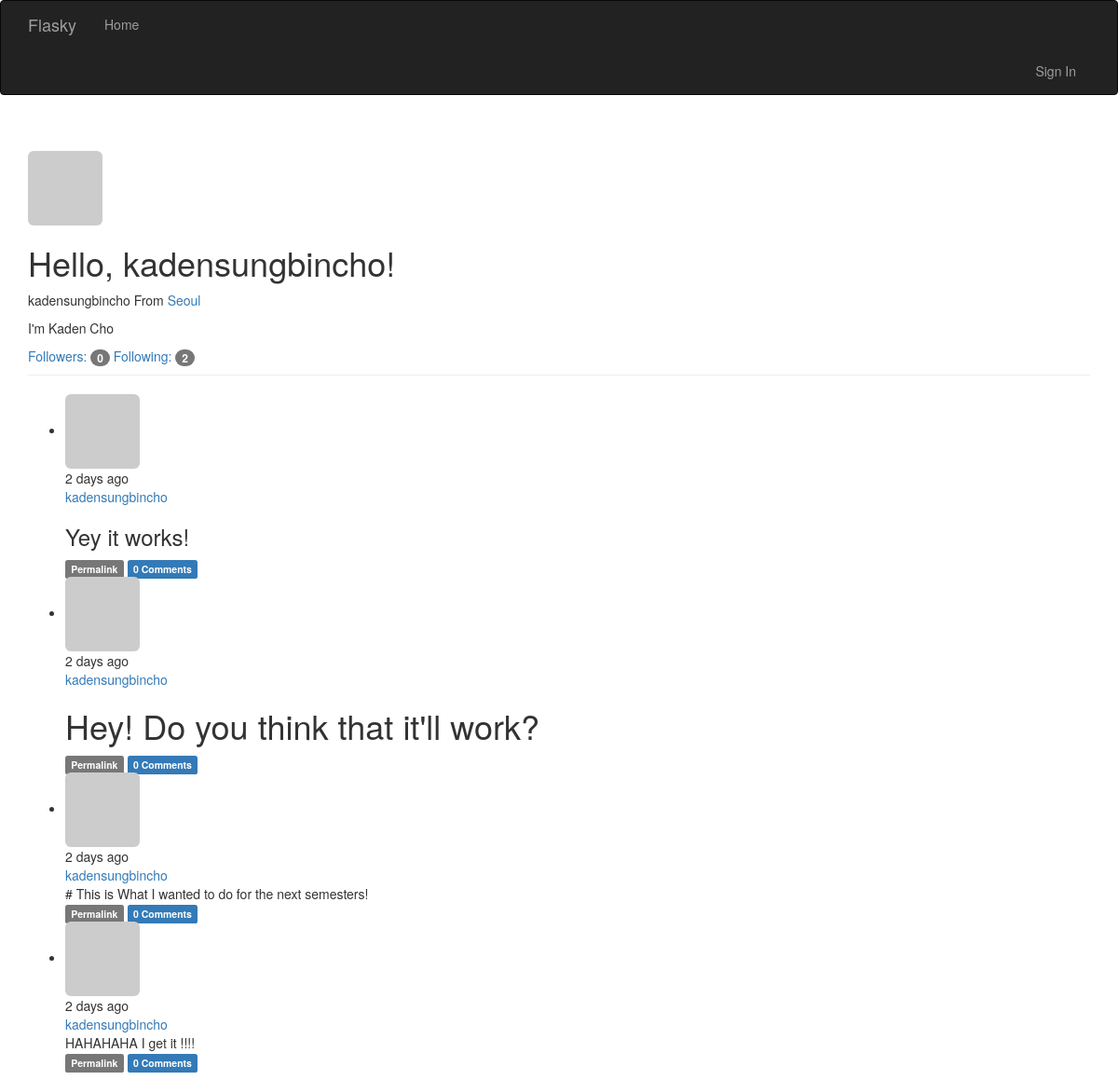
The app's page /user/kadensungbincho, older data.
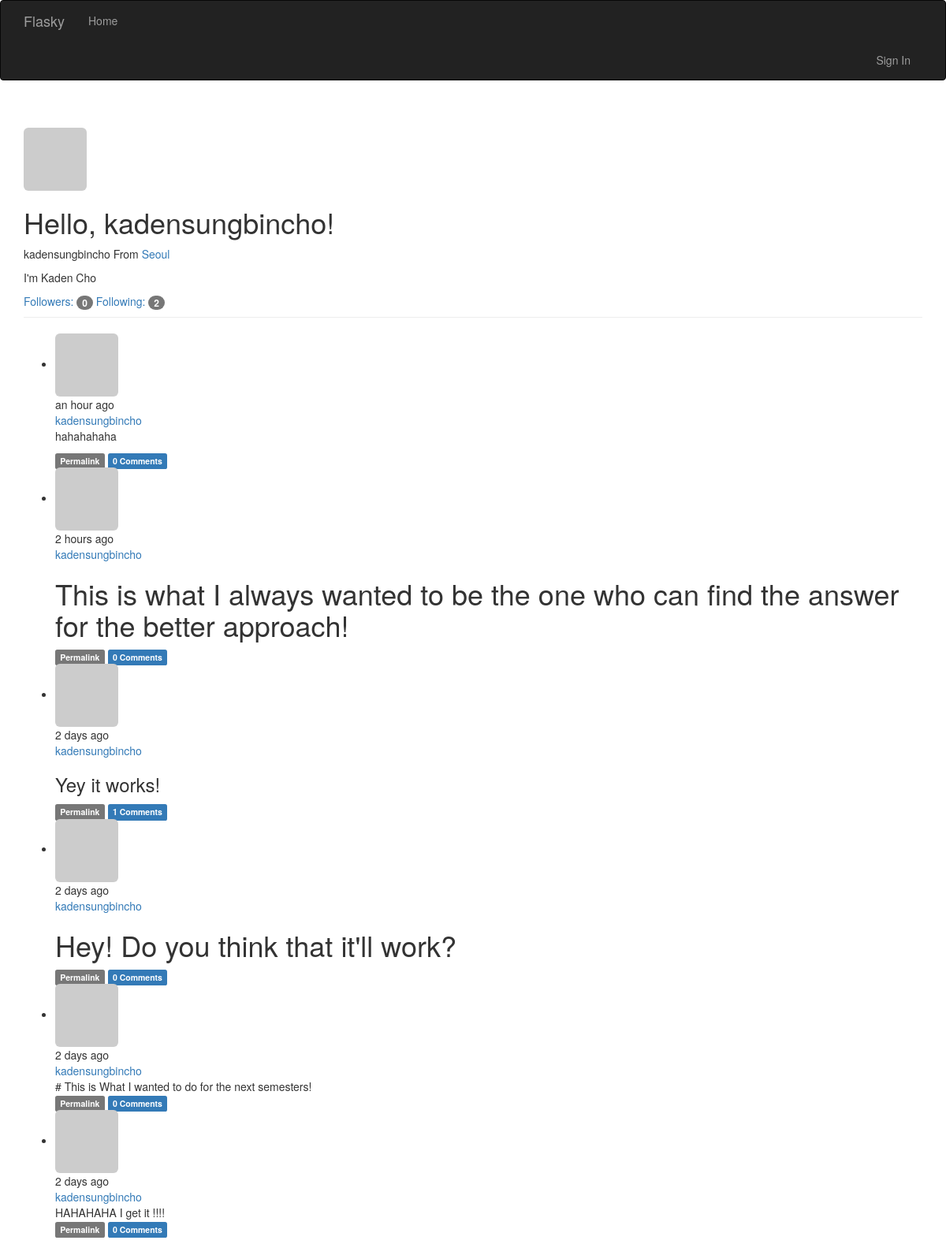
The same page, newer data.
### vflask/restart/app/models.py (models this page shows, shortened)
class Post(db.Model):
    __tablename__ = 'posts'
    id = db.Column(db.Integer, primary_key=True)
    body = db.Column(db.Text)
    timestamp = db.Column(db.DateTime, index=True, default=datetime.utcnow)
    author_id = db.Column(db.Integer, db.ForeignKey('users.id'))
    body_html = db.Column(db.Text)
    comments = db.relationship('Comment', backref='post', lazy='dynamic')

class User(UserMixin, db.Model):
    __tablename__ = 'users'
    id = db.Column(db.Integer, primary_key=True)
    email = db.Column(db.String(64), unique=True, index=True)
    username = db.Column(db.String(64), unique=True, index=True)
    role_id = db.Column(db.Integer, db.ForeignKey('roles.id'))
    password_hash = db.Column(db.String(128))
    confirmed = db.Column(db.Boolean, default=False)
    name = db.Column(db.String(64))
    location = db.Column(db.String(64))
    about_me = db.Column(db.Text())
    member_since = db.Column(db.DateTime(), default=datetime.utcnow)
    last_seen = db.Column(db.DateTime(), default=datetime.utcnow)
    avatar_hash = db.Column(db.String(32))
    posts = db.relationship('Post', backref='author', lazy='dynamic')
    followed = db.relationship('Follow',
                               foreign_keys=[Follow.follower_id],
                               backref=db.backref('follower', lazy='joined'),
                               lazy='dynamic',
                               cascade='all, delete-orphan')
    followers = db.relationship('Follow',
                                foreign_keys=[Follow.followed_id],
                                backref=db.backref('followed', lazy='joined'),
                                lazy='dynamic',
                                cascade='all, delete-orphan')
    comments = db.relationship('Comment', backref='author', lazy='dynamic')
    @property
    def password(self):
        raise AttributeError('password is not a readable attribute')
    def gravatar(self, size=100, default='identicon', rating='g'):
        if request.is_secure:
            url = 'https://secure.gravatar.com/avatar'
        else:
            url = 'http://www.gravatar.com/avatar'
        hash = self.avatar_hash or hashlib.md5(self.email.encode(
            'utf-8'
        )).hexdigest()
        return '{url}/{hash}?s={size}&d={default}&r={rating}'.format(
            url=url, hash=hash, size=size, default=default, rating=rating)

### vflask/restart/app/main/views.py (the view)
@main.route('/user/<username>')
def user(username):
    user = User.query.filter_by(username=username).first()
    if user is None:
        abort(404)
    posts = user.posts.order_by(Post.timestamp.desc()).all()
    return render_template('user.html', user=user, posts=posts)

### vflask/restart/app/auth/views.py (called while the page is built)
@auth.before_app_request
def before_request():
    if current_user.is_authenticated:
        current_user.ping()
        if not current_user.confirmed and request.endpoint[:5] != 'auth.':
            return redirect(url_for('auth.unconfirmed'))

### vflask/restart/app/main/__init__.py (called while the page is built)
@main.app_context_processor
def inject_perissions():
    return dict(Permission=Permission)

### vflask/restart/app/main/views.py (called while the page is built)
@main.before_app_request
def before_request():
    if current_user.is_authenticated:
        current_user.ping()
        if not current_user.confirmed and request.endpoint[:5] != 'auth.':
            return redirect(url_for('auth.unconfirmed'))

### vflask/restart/app/models.py (called while the page is built)
    def can(self, permissions):
        return False

    def is_administrator(self):
        return False

### vflask/restart/app/templates/user.html (shortened to what this page needs)
{% extends "base.html" %}
{% block content %}
<div class="container">
    <div class="page-header">
        <img class="img-rounded profile-thumbnail" src="{{ user.gravatar(size=256) }}">
        <h1>Hello, {{ user.username }}!</h1>
    {% block page_content %}
        {% if user.name or user.location %}
        <p>
            {% if user.name %}{{ user.name }}{% endif %}
                {% if user.location %}
                    From
                    <a href="http://maps.google.com/?={{ user.location }}">
                        {{ user.location }}
                    </a>
                {% endif %}
            {% endif %}
        </p>
        {% if user.about_me %}<p>{{ user.about_me }}</p>{% endif %}
        <a href="{{ url_for('.followers', username=user.username) }}">
            Followers: <span class="badge">{{ user.followers.count() - 1 }}</span>
        </a>
        <a href="{{ url_for('.followed_by', username=user.username) }}">
            Following: <span class="badge">{{ user.followed.count() - 1}}</span>
        </a>
        {% include '_posts.html' %}
    {% endblock %}
{% endblock %}

### vflask/restart/app/templates/_posts.html (shortened to what this page needs)
</div>
<ul class="posts">
    {% for post in posts %}
    <li class="post">
        <div class="post-content">
            <div class="profile-thmbnail">
                <a href="{{ url_for('.user', username=post.author.username) }}">
                <img class="img-rounded profile-thumbnail"
                    src="{{ post.author.gravatar(size=40) }}">
                </a>
            </div>
            <div class="post-date">{{ moment(post.timestamp).fromNow() }}</div>
            <div class="post-author">
                <a href="{{ url_for('.user', username=post.author.username) }}">
                    {{ post.author.username }}
                </a>
            </div>
            <div class="post-body">
            {% if post.body_html %}
                {{ post.body_html | safe }}
            {% else %}
                {{ post.body }}
            {% endif %}
            </div>
            <div class="post-footer">
                <a href="{{ url_for('.post', id=post.id) }}">
                    <span class="label label-default">Permalink</span>
                </a>
                <a href="{{ url_for('.post', id=post.id) }}#comments">
                    <span class="label label-primary">
                        {{ post.comments.count() }} Comments
                    </span>
                </a>
            </div>
        </div>
    </li>
    {% endfor %}
</ul>
</div>

Row changes from the older to the newer data that the page shows:
added Post: timestamp "an hour ago", author.username "kadensungbincho", body_html "hahahahaha", comments.count "0"
added Post: timestamp "2 hours ago", author.username "kadensungbincho", body_html "This is what I always wanted to be the one who can find the answer for the better approach!", comments.count "0"
computed for Post "Yey it works!": comments.count "0" → "1"
